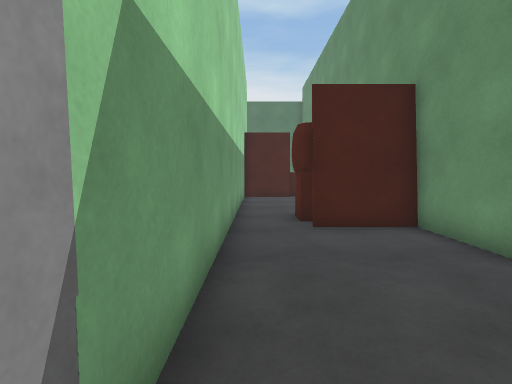
[1] (above)

17 first-person views from a walk through a Unity game level. The camera is 1.3 m above the floor, tilts 4° down and sees 85° across. The floor is counted in squares, 1 m on a side. Each view is taken from the middle of a square. On the plan, view 1 faces up. The plan holds only what a view shows up to about 13 squares ahead; the rest is blank. The player is left out. Some animated figures are not drawn.

[2]
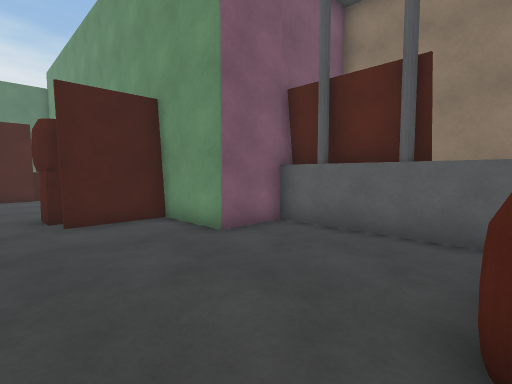

[3]
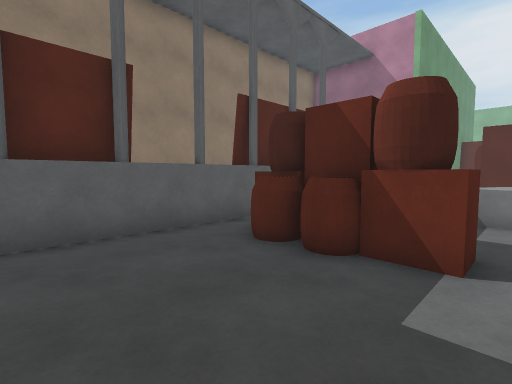

[4]
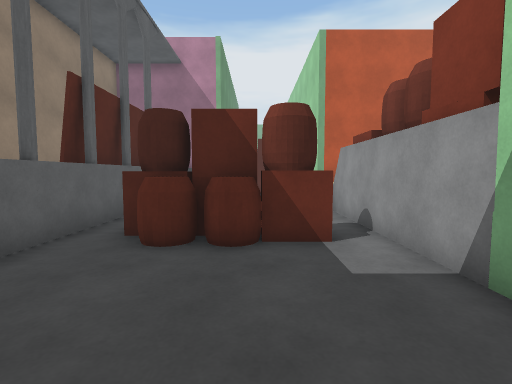

[5]
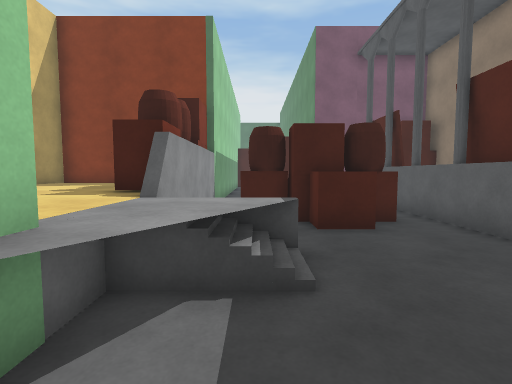

[6]
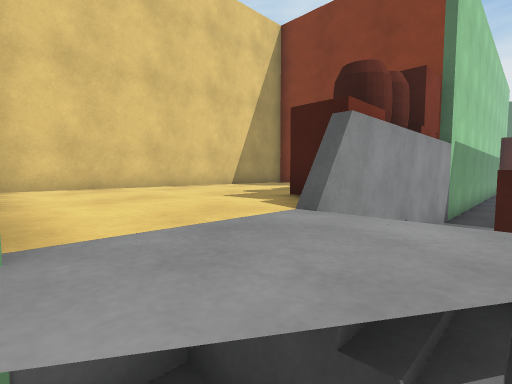

[7]
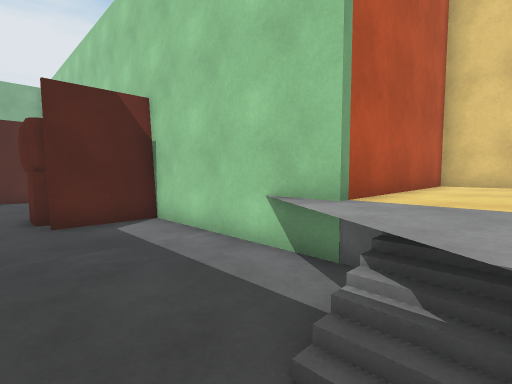

[8]
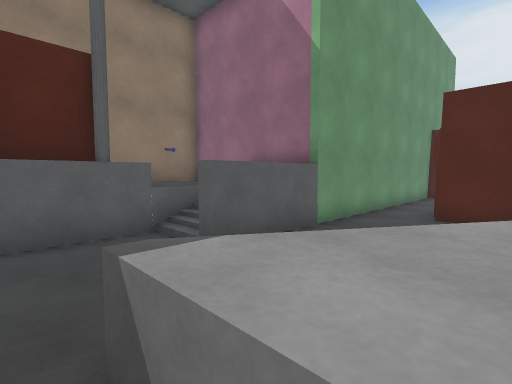

[9]
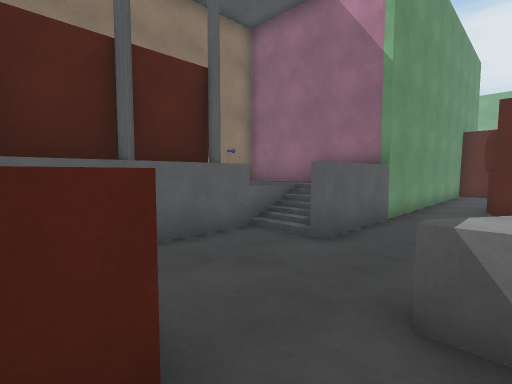

[10]
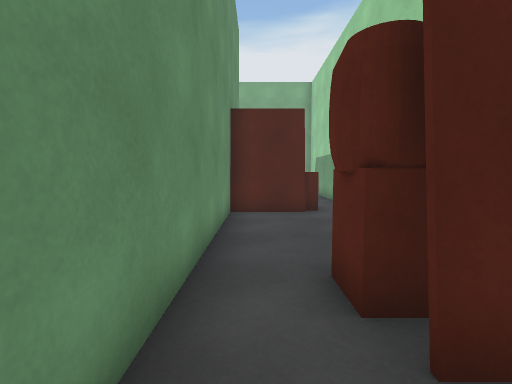

[11]
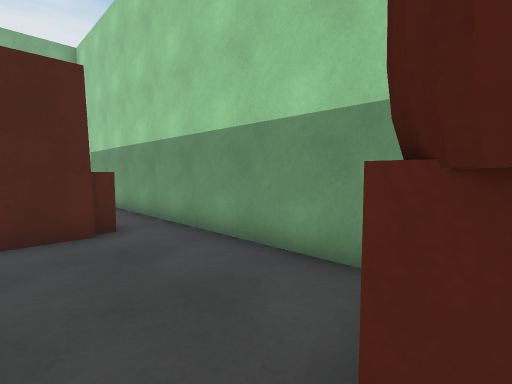

[12]
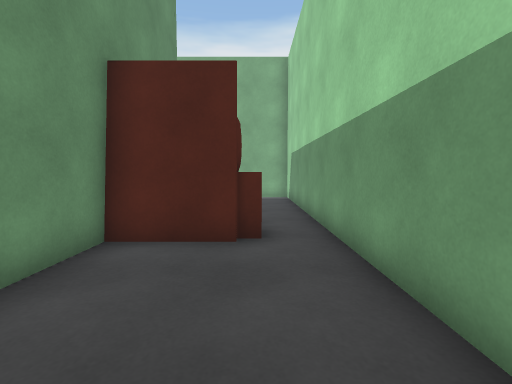

[13]
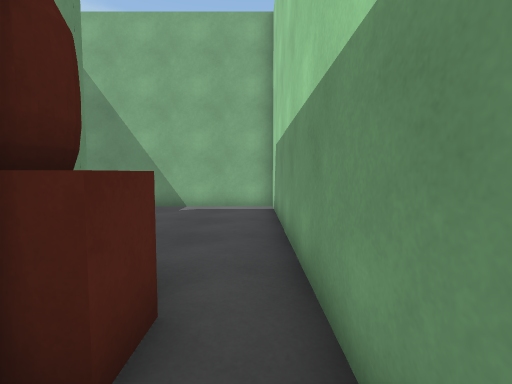

[14]
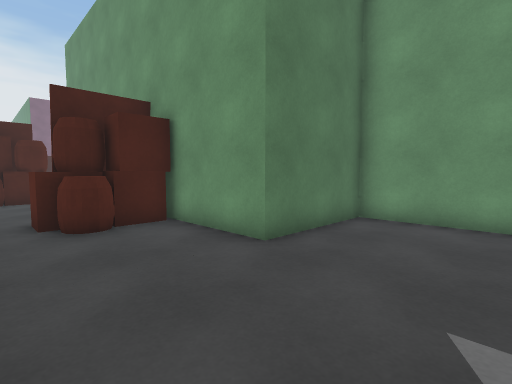

[15]
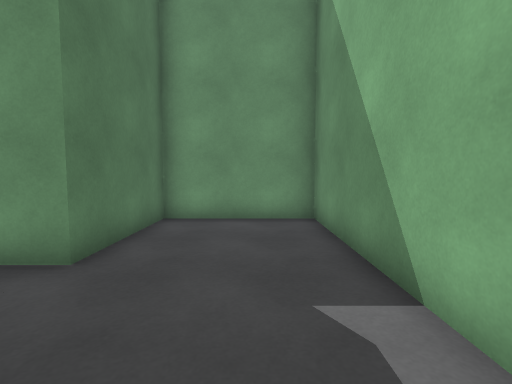

[16]
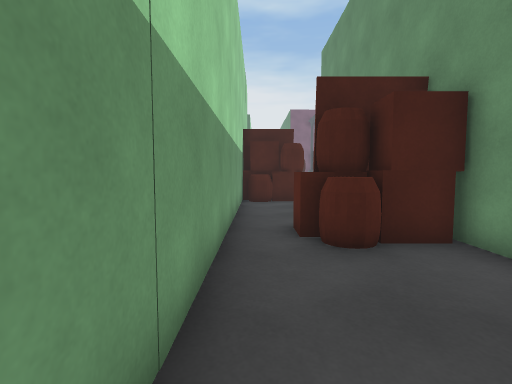

[17]
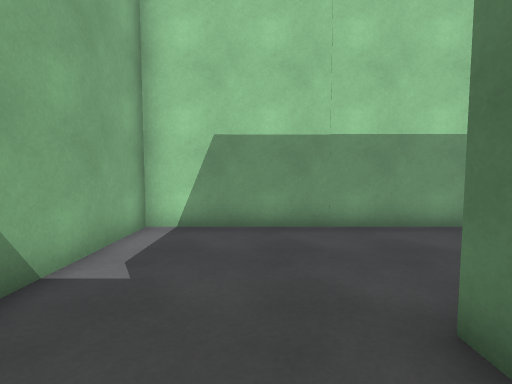

### Floor plan
Key: @ floor where view 1 was taken; # wall or solid block; x gap in a wall; . main floor; : floor 1 m higher than the main floor; + floor 1.5 m higher than the main floor; / step, stairs or slope; = window, fence, low wall or low ledge; ^ raised ledge; O other object.
Columns run from 7 left of view 1 to 9 right of it. Each row starts with its distance up from view 1.
 15         ##
 14         ..
 13       #...
 12       #..
 11       #..
 10       #..
  9       #..
  8       #.^
  7       #.####
  6       #....#
  5       #....#
  4       #....####
  3       #......#^^#
  2       #......## #
  1 #^^   #......## #
  0 #^^^  #@.....+  #
 -1 #^^^  #.#^^^.#  #
 -2 #^^^^ #.##^^x#  #
 -3 #^^^^ #..#^^.## #
 -4 #^^^^^#...^..## #
 -5 #^^^^^^......## #
 -6 #^^^^^^^^....## #
 -7 #^^^^^^^O....## #
 -8 #^^^^^#^...#//: #
 -9       #....#= ::#
-10       #.... = ::#
-11       #....######
-12       #....#
-13       #....#
-14       ####.#
-15       #^##.#
-16       #=...#
-17       #....#
-18       #....#
-19       #....#
-20       #....#
-21       #..###
-22       #.###
-23       #.=###
-24       #....#
-25       #....#
-26       #....#####
-27       #........#
-28       #........#
-29       #........#
-30       #........#
-31       ##########

Positions as (right, up) in squares from view 1, and headings:
1: (0, 0), facing up
2: (0, -1), facing up-right
3: (0, 3), facing down-right
4: (2, 4), facing down
5: (1, -10), facing up
6: (1, -8), facing up-left
7: (3, -6), facing down-left
8: (0, -5), facing down-right
9: (1, -3), facing down-right
10: (3, -12), facing down
11: (3, -15), facing down-left
12: (1, -16), facing down
13: (0, -20), facing down
14: (0, -30), facing up-right
15: (0, -29), facing right
16: (0, -28), facing up
17: (6, -28), facing left
